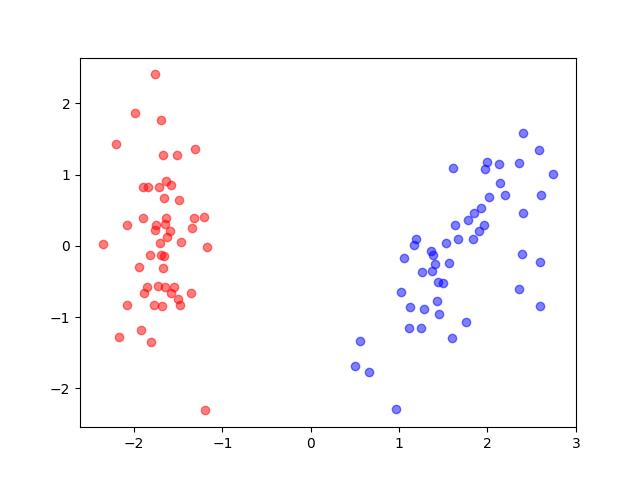

The Python source for this figure:
import numpy as np
import matplotlib.pyplot as plt
from sklearn.datasets import load_iris
from sklearn.decomposition import PCA
from sklearn.preprocessing import StandardScaler

iris=load_iris()
X_iris, Y_iris=iris.data, iris.target

"""
X_iris [Длина чашелистника, Ширина чашелистника, Длина лепестка, Ширина лепестка]
Y_iris [0 - Ирис щетинистый, 1 - Ирис разноцветный, 2 - Ирис виргинский]
"""

X_filtered=X_iris[Y_iris!=2]
Y_filtered=Y_iris[Y_iris!=2]

scaler=StandardScaler()
X_scaled=scaler.fit_transform(X_filtered)

model=PCA(n_components=2)
x=model.fit_transform(X_scaled)

x_0=x[Y_filtered==0][:,0]
y_0=x[Y_filtered==0][:,1]
x_1=x[Y_filtered==1][:,0]
y_1=x[Y_filtered==1][:,1]

plt.scatter(x_0, y_0, color="red", alpha=0.5)
plt.scatter(x_1, y_1, color="blue", alpha=0.5)
plt.savefig("PCA.jpg")
